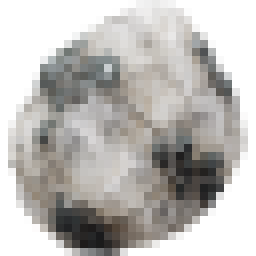
#> input picture art/final/ore/acanthite.png, 32 x 32 px, given in place of boiler_side_2.webp, which was not available (shown 8 times larger)
$ python process_art.py
#> lines starting #> are read from the running program, lines starting #| are printed output that depends on the picture; pictures that were not available may be replaced by others from this repository, and a replacement may not be noted
#!/usr/bin/env python3
"""Turns the Ludo images in art/source into the 32x32 block textures in art/final.

Ludo drew one image per face. The lit / running / MV versions are made here from those, so every state of a
block comes from the same drawing and nothing jumps when it switches on. Run from the repo root with Pillow
installed: python3 tools/process_art.py. Then python3 tools/make_assets.py copies art/final into the mod.
"""
import colorsys, os
from PIL import Image, ImageEnhance, ImageFilter, ImageChops

SRC, OUT, SIZE = "art/source", "art/final", 32
os.makedirs(OUT, exist_ok=True)


def load(name):
#> called with name = 'boiler_side_2'
	img = Image.open(f"{SRC}/{name}.webp").convert("RGB")
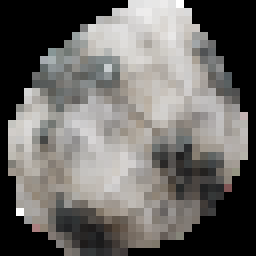
#> img: PIL image 32x32 RGB (shown 8 times larger); mean R, G, B 108.7, 106.4, 103.4
	# Box-filter down to the block size, then a touch of contrast so the details survive.
	img = img.resize((SIZE, SIZE), Image.BOX)
	return ImageEnhance.Contrast(img).enhance(1.15)
#> call 2 of load, with name = 'boiler_top_2'
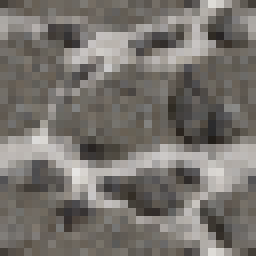
#> input picture art/final/ore/acanthite_ore.png, 32 x 32 px, given in place of boiler_top_2.webp, which was not available (shown 8 times larger)


def save(name, img):
#> called with name = 'boiler_side'
	img.convert("RGBA").save(f"{OUT}/{name}.png")


# [13 lines left out: function hue_shift, not called in this run]


def glow(img, color, strength, where=None):
	"""Adds a coloured glow. `where` is a function (x, y) -> 0..1 that says where it is strongest."""
#> called with color = (255, 140, 40), strength = 0.9
	out = img.copy()
	px, o = img.load(), out.load()
	for x in range(img.width):
		for y in range(img.height):
			k = strength * (where(x / img.width, y / img.height) if where else 1.0)
			r, g, b = px[x, y]
			o[x, y] = tuple(min(255, int(c + (t - c) * k * 0.55 + t * k * 0.25)) for c, t in zip((r, g, b), color))
#> call 2 of save, with name = 'boiler_side_lit'
#> in save (call 2), `img.convert("RGBA").save(f"{OUT}/{name}.png")`:
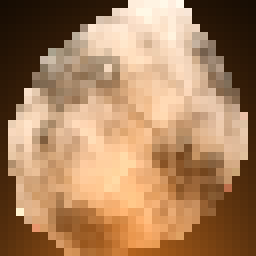
#> saved as boiler_side_lit.png: PIL image 32x32 RGBA (shown 8 times larger); mean R, G, B, A 169.7, 130.4, 94.8, 255
	return out


def brighten_hot(img, strength):
	"""Makes the orange/copper pixels glow (heating coils, element bars) and leaves the steel alone."""
	out = img.copy()
	px, o = img.load(), out.load()
	for x in range(img.width):
		for y in range(img.height):
			r, g, b = px[x, y]
			h, s, v = colorsys.rgb_to_hsv(r / 255, g / 255, b / 255)
			if 0.0 <= h <= 0.12 and s > 0.35:
				v = min(1.0, v + strength)
				s = max(0.0, s - strength * 0.4)
			o[x, y] = tuple(int(c * 255) for c in colorsys.hsv_to_rgb(h, s, v))
	return out


# [22 lines left out: functions dim_hot, spin_blur, not called in this run]


def darker(img, k):
#> called with k = 0.55
	return ImageEnhance.Brightness(img).enhance(k)
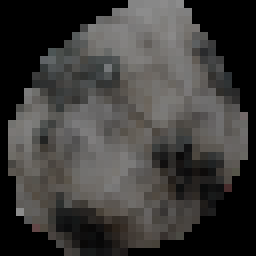
#> returned value: PIL image 32x32 RGB (shown 8 times larger); mean R, G, B 62, 60.5, 58.6


# ---- boiler ---------------------------------------------------------------------------------------------
side = load("boiler_side_2")
top = load("boiler_top_2")
save("boiler_side", side)
save("boiler_side_lit", glow(side, (255, 140, 40), 0.9, lambda x, y: (0.25 + 0.75 * y) * (1 - abs(x - 0.5))))
save("boiler_top", top)
save("boiler_bottom", darker(side, 0.55))

# the coil boiler (27 boilers over 9 fireboxes): copper heating coils; lit, they glow
coil = load("coil_side_0")
save("boiler_formed_side", coil)
save("boiler_formed_side_lit", brighten_hot(coil, 0.3))
#> in save (call 6), `img.convert("RGBA").save(f"{OUT}/{name}.png")`:
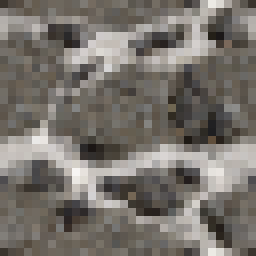
#> saved as boiler_formed_side_lit.png: PIL image 32x32 RGBA (shown 8 times larger); mean R, G, B, A 119.7, 114.7, 108.6, 255

# ---- firebox, pump and pipe ------------------------------------------------------------------------------
fire = load("firebox")
#> (the run stopped early here; a loop or call above may not have finished)
